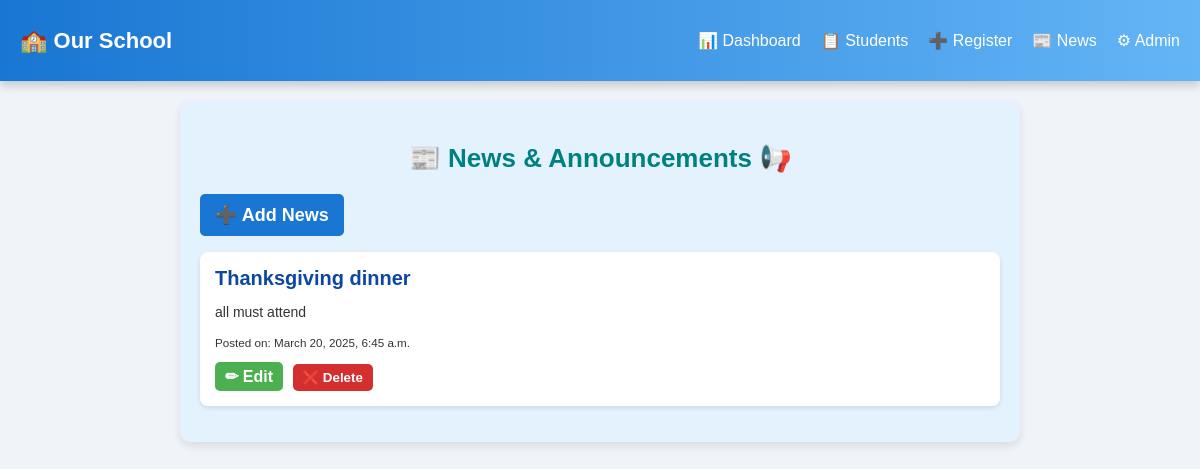
Before: /news/ with the older database file.
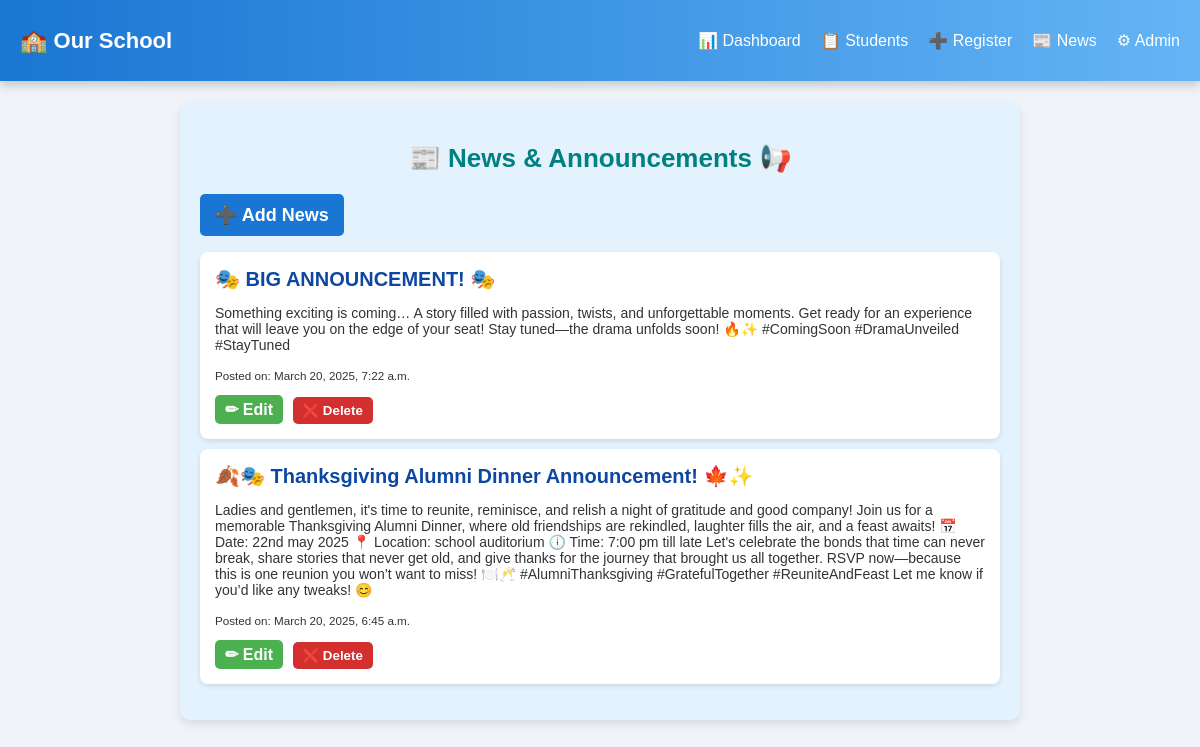
After: the same page with the newer database file.
### school/models.py (models this page shows, shortened)
class News(models.Model):
    title = models.CharField(max_length=255)
    content = models.TextField()
    date_posted = models.DateTimeField(auto_now_add=True)
    is_event = models.BooleanField(default=False)  # True if it's a school event
    event_date = models.DateField(null=True, blank=True)  # Event date (optional)

### school/views.py (the view)
# urls.py: path('news/', views.news_list, name='news_list'),
def news_list(request):
    news = News.objects.order_by('-date_posted')
    return render(request, 'news_list.html', {'news': news})

### school/templates/news_list.html (shortened to what this page needs)
{% extends 'base.html' %}
{% block content %}
<div class="news-container">
    <h2>📰 News & Announcements 📢</h2>
    <a href="{% url 'add_news' %}" class="button">➕ Add News</a>
    <ul class="news-list">
        {% for article in news %}
        <li class="news-item">
            <h3>{{ article.title }}</h3>
            <p>{{ article.content|truncatewords:255}}</p>
            <p><small>Posted on: {{ article.date_posted }}</small></p>
            <a href="{% url 'edit_news' article.id %}" class="edit-btn">✏ Edit</a>
            <form action="{% url 'delete_news' article.id %}" method="post" style="display:inline;">
                <button type="submit" class="delete-btn" onclick="return confirm('Are you sure?')">❌ Delete</button>
            </form>
        </li>
        {% empty %}
        <p>No news available.</p>
        {% endfor %}
    </ul>
</div>
{% endblock %}

Changed rows visible on the page:
added News: title "🎭 BIG ANNOUNCEMENT! 🎭", content "Something exciting is coming… A story filled with passion, twists, and unforgettable moments. Get ready for an experience that will leave you on the edge of your seat! Stay tuned—the drama unfolds soon! 🔥✨ #ComingSoon #DramaUnveiled #StayTuned", date_posted "March 20, 2025, 7:22 a.m."
changed News: title "Thanksgiving dinner" → "🍂🎭 Thanksgiving Alumni Dinner Announcement! 🍁✨"; content "all must attend" → "Ladies and gentlemen, it's time to reunite, reminisce, and relish a night of gratitude and good company! Join us for a memorable Thanksgiving Alumni Dinner, where old friendships are rekindled, laughter fills the air, and a feast awaits! 📅 Date: 22nd may 2025 📍 Location: school auditorium 🕕 Time: 7:00 pm till late Let's celebrate the bonds that time can never break, share stories that never get old, and give thanks for the journey that brought us all together. RSVP now—because this is one reunion you won’t want to miss! 🍽️🥂 #AlumniThanksgiving #GratefulTogether #ReuniteAndFeast Let me know if you’d like any tweaks! 😊"
